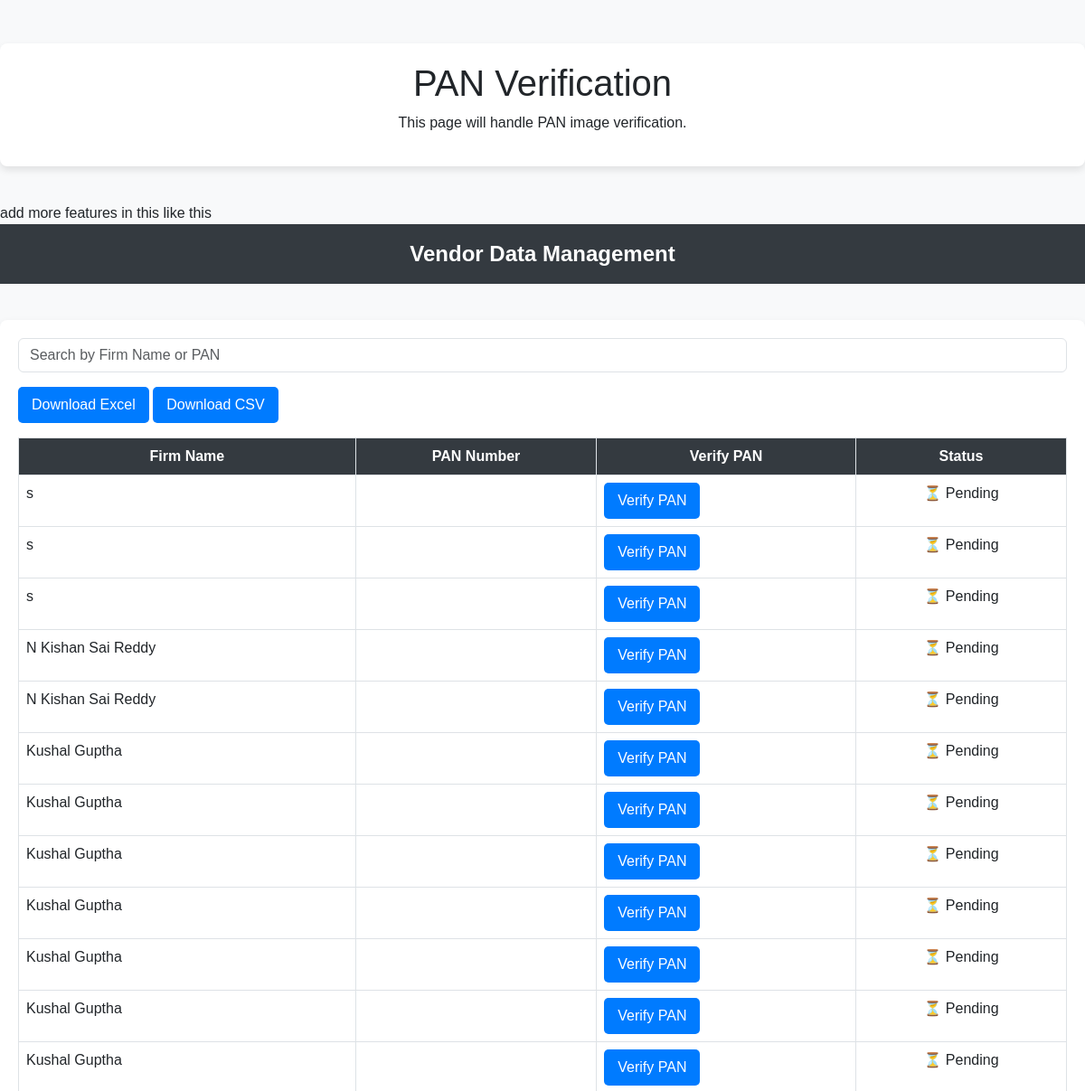
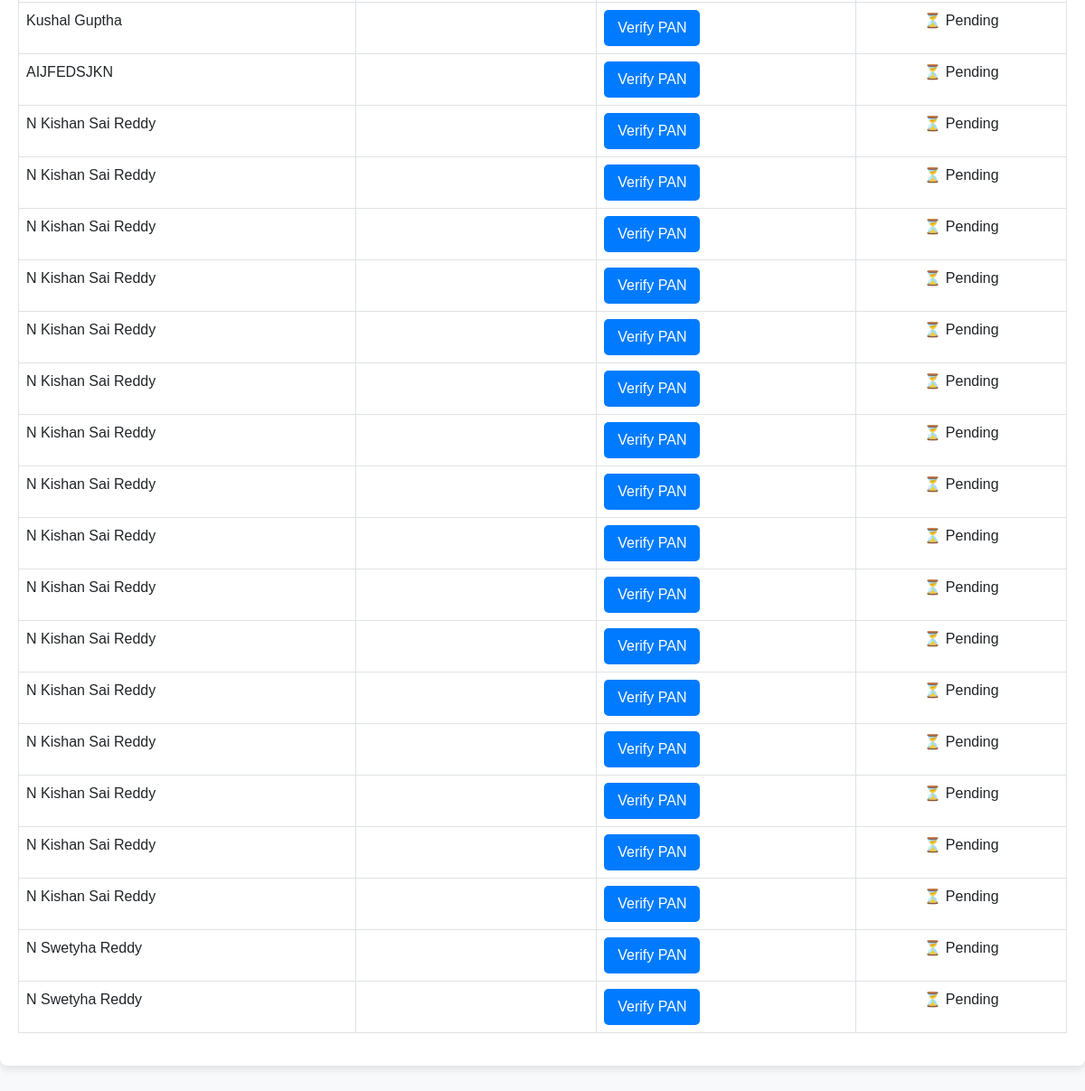
Screenshot of /data_management (signed in) with the database file from the repository (2 pictures, top to bottom).
### tables this page shows
CREATE TABLE vendors (
                            id INTEGER PRIMARY KEY AUTOINCREMENT,
                            firm_name TEXT, father_name TEXT, dob TEXT,
                            gender TEXT, nationality TEXT, mobile TEXT,
                            email TEXT, legal_status TEXT, gstin TEXT,
                            pan_number TEXT, pf_number TEXT, pan_image TEXT);

### app.py (the view)
@app.route('/data_management')
def data_management():
    if 'user' not in session:
        return redirect(url_for('login'))
    with sqlite3.connect("database.db") as conn:
        cursor = conn.cursor()
        cursor.execute("SELECT id, firm_name, pan_number FROM vendors")
        vendors = cursor.fetchall()
    return render_template("data_management.html", vendors=vendors)

### templates/data_management.html (shortened to what this page needs)
<!DOCTYPE html>
<html lang="en">
<head>
    <link rel="stylesheet" href="https://cdn.jsdelivr.net/npm/bootstrap@5.3.0/dist/css/bootstrap.min.css">
</head>
<body>
    <div class="container mt-5">
        <h1 class="text-center">PAN Verification</h1>
        <p class="text-center">This page will handle PAN image verification.</p>
    </div>
</body>
</html> add more features in this like this  <!DOCTYPE html>
<html lang="en">
<head>
    <link href="https://cdn.jsdelivr.net/npm/bootstrap@5.3.0/dist/css/bootstrap.min.css" rel="stylesheet">
</head>
<body>
    <div class="header">Vendor Data Management</div>
    <div class="container">
        <input type="text" id="search" class="form-control mb-3" placeholder="Search by Firm Name or PAN">
        <button class="btn btn-custom" onclick="exportData('xlsx')">Download Excel</button>
        <button class="btn btn-custom" onclick="exportData('csv')">Download CSV</button>
        <table class="table table-bordered table-hover mt-3" id="vendorTable">
            <thead>
                <tr>
                    <th onclick="sortTable(0)">Firm Name</th>
                    <th onclick="sortTable(1)">PAN Number</th>
                    <th>Verify PAN</th>
                    <th>Status</th>
                </tr>
            </thead>
            <tbody>
                {% for vendor in vendors %}
                <tr>
                    <td>{{ vendor[1] }}</td>
                    <td>{{ vendor[10] }}</td>
                    <td><button class="btn btn-custom verify-btn" data-id="{{ vendor[0] }}">Verify PAN</button></td>
                    <td class="status text-center">⏳ Pending</td>
                </tr>
                {% endfor %}
            </tbody>
        </table>
    </div>
</body>
</html>

### templates/data_management.html (style rules this page uses)
body { font-family: 'Arial', sans-serif; background-color: #f8f9fa; padding: 0; margin: 0; }
.container { max-width: 1200px; margin: 40px auto; background: #fff; padding: 20px; border-radius: 8px; box-shadow: 0 4px 8px rgba(0,0,0,0.1); }
.table thead th { background-color: #343a40; color: white; text-align: center; }
.btn-custom { background-color: #007bff; color: white; border: none; padding: 8px 15px; border-radius: 5px; }
.header { background: #343a40; color: white; text-align: center; padding: 15px 0; font-size: 24px; font-weight: bold; }

### rows the page displays
vendors: firm_name "s"
vendors: firm_name "s"
vendors: firm_name "s"
vendors: firm_name "N Kishan Sai Reddy"
vendors: firm_name "N Kishan Sai Reddy"
vendors: firm_name "Kushal Guptha"
vendors: firm_name "Kushal Guptha"
vendors: firm_name "Kushal Guptha"
vendors: firm_name "Kushal Guptha"
vendors: firm_name "Kushal Guptha"
vendors: firm_name "Kushal Guptha"
vendors: firm_name "Kushal Guptha"
vendors: firm_name "Kushal Guptha"
vendors: firm_name "AIJFEDSJKN"
vendors: firm_name "N Kishan Sai Reddy"
vendors: firm_name "N Kishan Sai Reddy"
vendors: firm_name "N Kishan Sai Reddy"
vendors: firm_name "N Kishan Sai Reddy"
vendors: firm_name "N Kishan Sai Reddy"
vendors: firm_name "N Kishan Sai Reddy"
vendors: firm_name "N Kishan Sai Reddy"
vendors: firm_name "N Kishan Sai Reddy"
vendors: firm_name "N Kishan Sai Reddy"
vendors: firm_name "N Kishan Sai Reddy"
vendors: firm_name "N Kishan Sai Reddy"
vendors: firm_name "N Kishan Sai Reddy"
vendors: firm_name "N Kishan Sai Reddy"
vendors: firm_name "N Kishan Sai Reddy"
vendors: firm_name "N Kishan Sai Reddy"
vendors: firm_name "N Kishan Sai Reddy"
vendors: firm_name "N Swetyha Reddy"
vendors: firm_name "N Swetyha Reddy"
